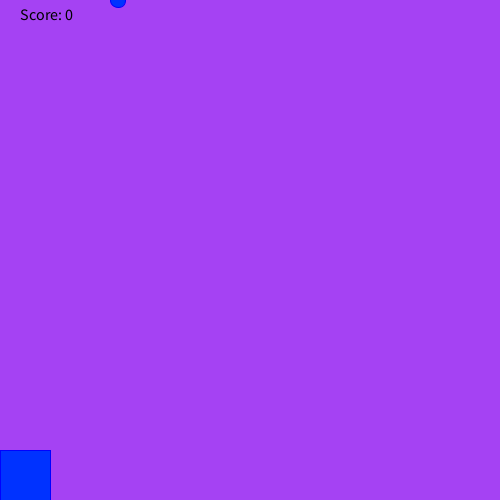
Frame 1 (no input)
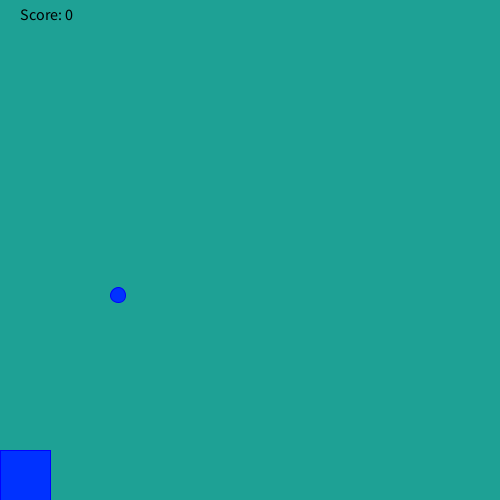
Frame 60 (the mouse pressed at the canvas centre just before this capture)
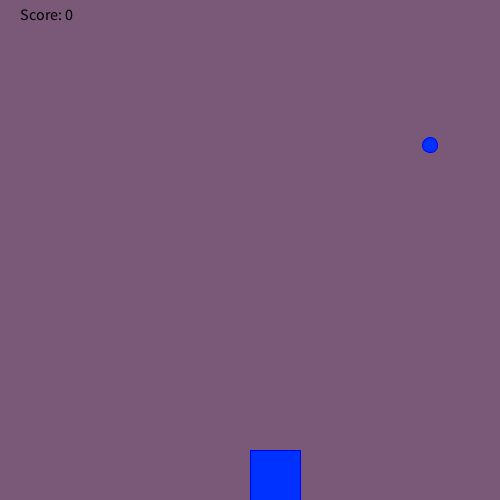
Frame 120 (the mouse held since frame 60 and released just before this capture)

The Processing sketch that drew these frames (run headless with seeded random() and noise(); from frame 60 on, the mouse is pressed at the canvas centre):

// Processing sketch: raindDropoDROPTIP
// ── raindDropoDROPTIP.pde
int rand = (int)random(256);
int rand2 = (int)random(256);
int rand3 = (int)random(256);
int rand4 = (int)random(500);
int score = 0;
 int y = 0;
void setup(){
      size(500, 500);
}

void draw(){
  
  background(rand, rand2, rand3);
  rand = (int)random(256);
rand2 = (int)random(256);
 rand3 = (int)random(256);
 

    fill(0, 50, 255);
    stroke(0,0, 255);
    ellipse(rand4,y , 15, 15);
     rect(mouseX,  450, 50, 50);
     if(y==450){
     checkCatch(rand4);
     rand4=(int)random(500);
     y=0;
     }
   
     fill(0, 0, 0);
    textSize(16);
    text("Score: " + score, 20, 20);
    
    y=y+5;
     
}
void checkCatch(int x){
         if (x > mouseX && x < mouseX+50)
            score++;
         else if (score > 0) 
            score--;
        println("Your score is now: " + score);
    
  }
